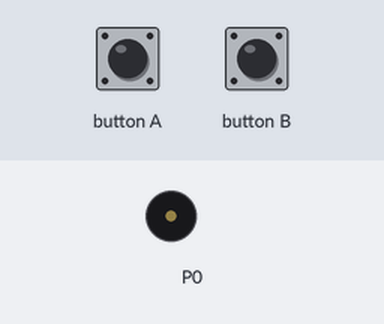
Simulated run of this program. Board: BBC micro:bit (MakeCode). Shown: buzzer (waves = sounding). The inputs (shaded band) are chosen by the test bench.

Above: at 1.2 s.
1.3 s: button A pressed for 0.15 s
At 1.8 s:
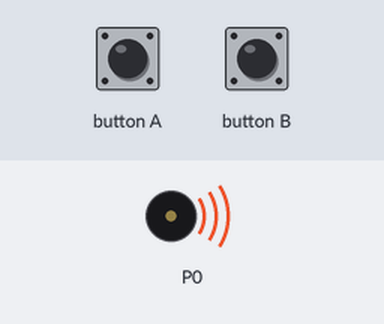
4.4 s: button B pressed for 0.15 s
Timing chart, 0 to 10.6 s (numbered marks = the images above; inputs shaded):
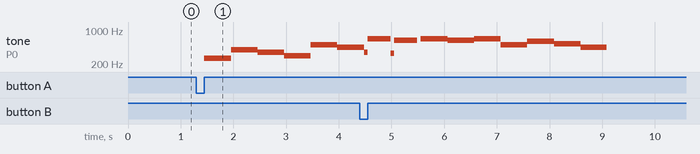

Measured:
- after the input at 1.3 s, tone on P0: plays 262 Hz for 0.51 s, 392 Hz for 0.51 s, 349 Hz for 0.51 s, 294 Hz for 0.51 s, 494 Hz for 0.51 s, 440 Hz for 0.42 s, starting after 0.15 s

The program:

main.ts
```typescript
input.onButtonPressed(Button.A, function () {
    music.play(music.stringPlayable("C G F D B A F E ", 120), music.PlaybackMode.UntilDone)
})
input.onButtonPressed(Button.B, function () {
    music.play(music.tonePlayable(659, music.beat(BeatFraction.Whole)), music.PlaybackMode.UntilDone)
    music.play(music.tonePlayable(622, music.beat(BeatFraction.Whole)), music.PlaybackMode.UntilDone)
    music.play(music.tonePlayable(659, music.beat(BeatFraction.Whole)), music.PlaybackMode.UntilDone)
    music.play(music.tonePlayable(622, music.beat(BeatFraction.Whole)), music.PlaybackMode.UntilDone)
    music.play(music.tonePlayable(659, music.beat(BeatFraction.Whole)), music.PlaybackMode.UntilDone)
    music.play(music.tonePlayable(494, music.beat(BeatFraction.Whole)), music.PlaybackMode.UntilDone)
    music.play(music.tonePlayable(587, music.beat(BeatFraction.Whole)), music.PlaybackMode.UntilDone)
    music.play(music.tonePlayable(523, music.beat(BeatFraction.Whole)), music.PlaybackMode.UntilDone)
    music.play(music.tonePlayable(440, music.beat(BeatFraction.Whole)), music.PlaybackMode.UntilDone)
})
```

test.ts
```typescript
// aquí va el archivo "tests"; esto no se compilará cuando este paquete se utilice como una extensión.
```
